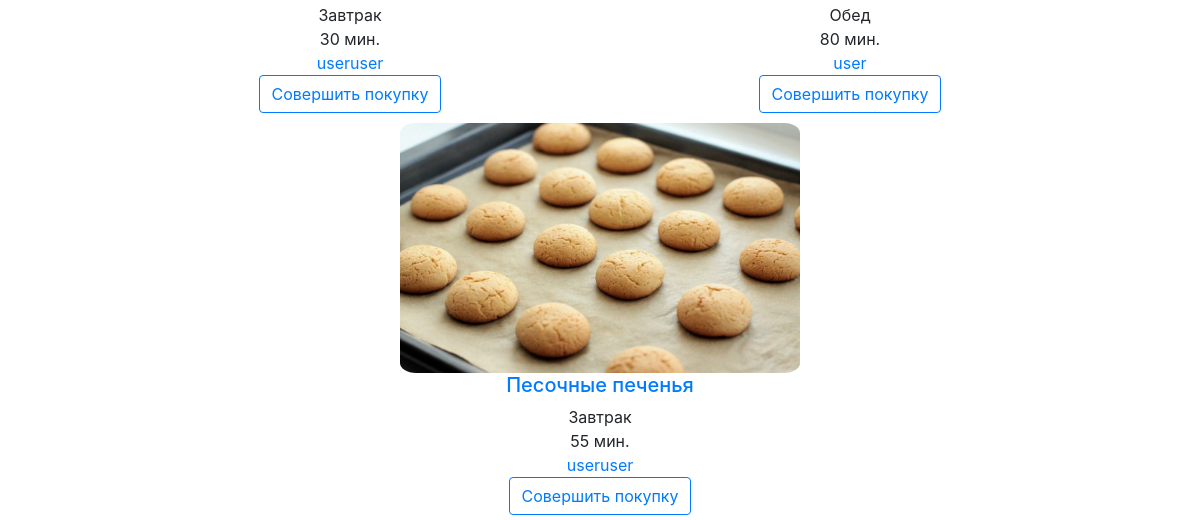
/ (lower part), run on an earlier commit of the app's database.
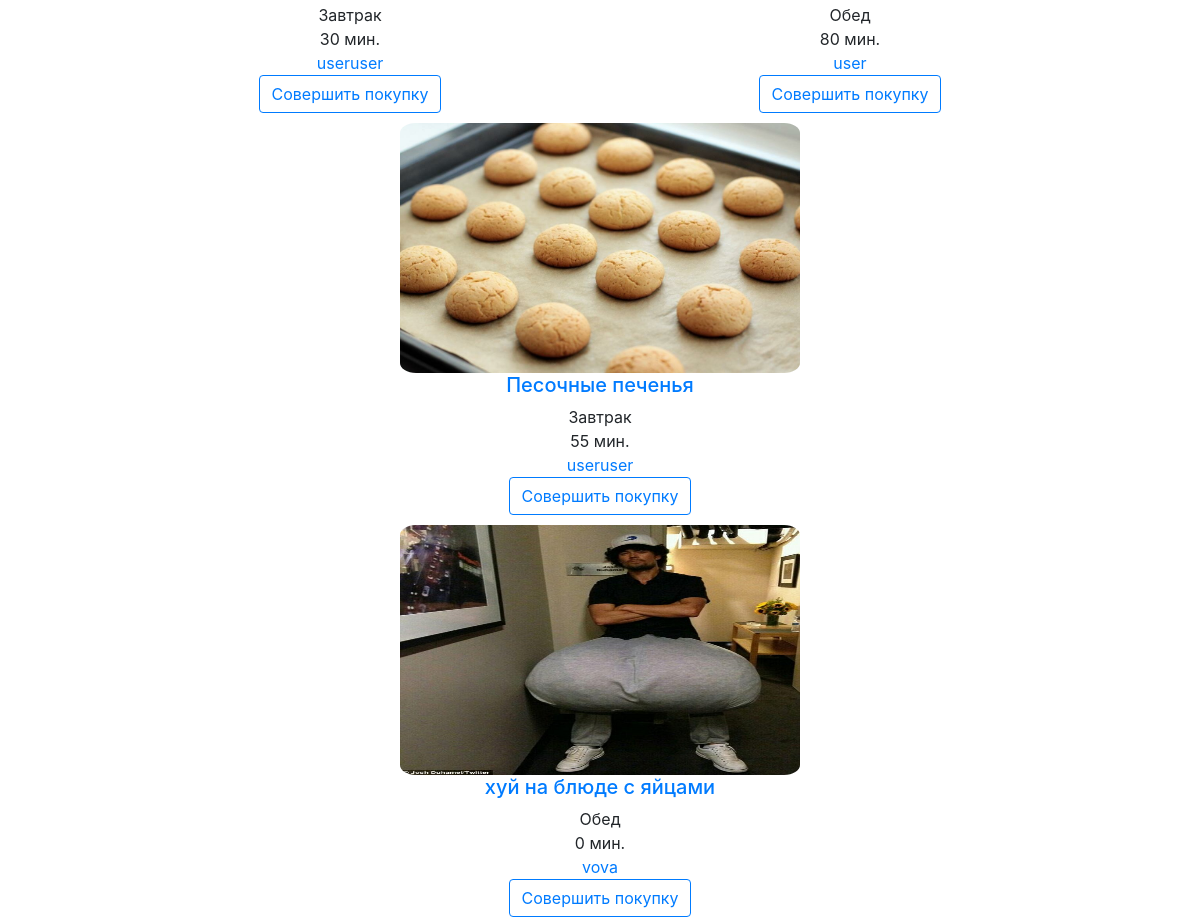
And on a later commit of the database.
### app/models.py (models this page shows, shortened)
class Receipt(models.Model):
    user = models.ForeignKey(
        User, on_delete=models.CASCADE, null=True, blank=True)
    name = models.CharField(max_length=30)
    type = models.ForeignKey(Type, on_delete=models.SET_NULL, null=True, default='Ужин')
    cooking_time = models.CharField(max_length=30, default='30')
    img = models.ImageField(upload_to='images/', default='images/1.jpg') #
    instruction = models.TextField(default='Пока не добавлено')

class Type(models.Model):
    name = models.CharField(max_length=30)
    def __str__(self):
        return self.name

### app/views.py (the view)
# urls.py: path('', index, name='receipts'),
def index(request):
    if request.user.is_authenticated:
        purchaseds = Purchased.objects.filter(user=request.user)
        purchased = [purchased.receipt for purchased in purchaseds]
        context = {'receipts': Receipt.objects.all(), 'user': request.user, 'purchased': purchased}
        return render(request, 'index.html', context=context)
    else:
        context = {'receipts': Receipt.objects.all()}
        return render(request, 'index.html', context=context)

### app/templates/index.html (shortened to what this page needs)
{% extends 'base.html' %}
{% block content %}
    <div class="title"><h2>Рецепты</h2></div><br><br>
    <div class="main_block">
    <div class="receipts">
      <div class="flex-container">
        {% for receipt in receipts %}
        <a href="{% url 'item' receipt.id %}">
          <div class="flex-item"><img class="food" src="{{receipt.img.url}}" width="400" height="250">
            <h5>{{ receipt.name }}</h5></a>
            {{ receipt.type }}<br>
            {{ receipt.cooking_time}} мин.<br>
            <a href="{% url 'subscribe' receipt.id %}">{{ receipt.user }}</a>
            <br>
            {% if request.user.is_authenticated %}
            {% if receipt in purchased %}
            {% else %}
            {% if request.user == receipt.user %}
            {% else %}
            <a href="{% url 'checkout' receipt.id %}" class="w-70 btn btn btn-outline-primary">Совершить покупку</a>
            {% endif %}
            <br>
            <br>
            <br>
            {% endif %}
              {% else %}
            <a href="{% url 'login' %}" class="w-70 btn btn btn-outline-primary">Совершить покупку</a>
            {% endif %}
          </div>
                {% if forloop.counter|divisibleby:3 %}
            <div class="flex-container">
          {% endif %}
        {% endfor %}
      </div>
{% endblock %}

What changed in the data, as far as the page shows it:
added Receipt: img (picture), name "хуй на блюде с яйцами", type "Обед", cooking_time "0", user "vova", shows "Совершить покупку"
